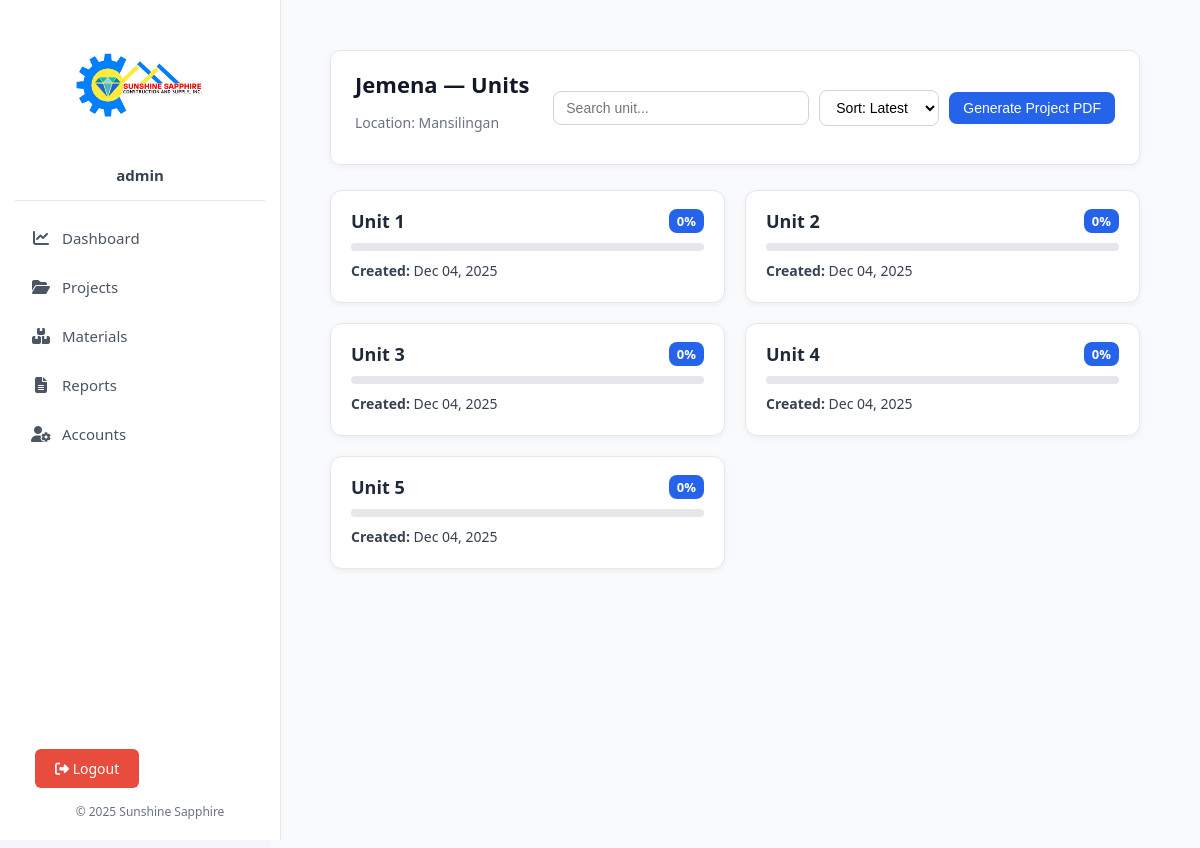
Screenshot of /reports/view_units.php?project_id=12 (signed in) with the database file from the repository.
### tables this page shows
CREATE TABLE `projects` (
  `id` int(11) NOT NULL,
  `name` varchar(255) NOT NULL,
  `location` varchar(255) DEFAULT NULL,
  `units` int(11) NOT NULL,
  `progress` int(11) DEFAULT 0,
  `status` enum('Ongoing','Completed','Pending') NOT NULL DEFAULT 'Pending',
  `is_deleted` tinyint(1) DEFAULT 0,
  `deleted_at` datetime DEFAULT NULL,
  `created_at` timestamp NOT NULL DEFAULT current_timestamp(),
  `folder_path` varchar(255) DEFAULT NULL
);

CREATE TABLE `project_units` (
  `id` int(11) NOT NULL,
  `project_id` int(11) NOT NULL,
  `name` varchar(100) NOT NULL,
  `description` text DEFAULT NULL,
  `progress` int(11) DEFAULT 0,
  `created_at` datetime DEFAULT current_timestamp()
);

### reports/view_units.php (the view, shortened to what this page needs)
<?php
require_once __DIR__ . '/../includes/header.php';
require_once __DIR__ . '/../includes/db.php';
$project_id = (int)$_GET['project_id'];
$project = $conn->query("SELECT * FROM projects WHERE id = $project_id LIMIT 1")->fetch_assoc();
$sort_option = $_GET['sort'] ?? 'latest';
switch ($sort_option) {
    default:
        $order_by = 'created_at DESC';
        break;
}
$query = "SELECT id, name, progress, created_at
          FROM project_units
          WHERE project_id = $project_id
          ORDER BY $order_by";
$result = $conn->query($query);
?>
<div class="content-wrapper">
  <div class="header-container">
    <div class="reports-header">
      <div>
        <h2><?= htmlspecialchars($project['name']) ?> — Units</h2>
        <p class="subtitle">Location: <?= htmlspecialchars($project['location']) ?></p>
      </div>
      <div class="controls">
        <input
          type="text"
          id="searchInput"
          placeholder="Search unit..."
          onkeyup="filterUnits()"
        >
        <form method="GET" id="sortForm">
          <select name="sort" onchange="document.getElementById('sortForm').submit();">
            <option value="latest" <?= $sort_option === 'latest' ? 'selected' : '' ?>>Sort: Latest</option>
          </select>
        </form>
        <button class="btn-generate" onclick="window.location.href='generate_project_pdf.php?project_id=<?= $project_id ?>'">
          Generate Project PDF
        </button>
      </div>
    </div>
  </div>
  <div class="unit-grid" id="unitGrid">
    <?php if ($result && $result->num_rows > 0): ?>
      <?php while ($unit = $result->fetch_assoc()): ?>
        <div class="unit-card"
             data-name="<?= strtolower($unit['name']) ?>"
             onclick="window.location.href='view_unit_reports.php?unit_id=<?= $unit['id'] ?>&project_id=<?= $project_id ?>'">
          <div class="unit-header">
            <h3><?= htmlspecialchars($unit['name']) ?></h3>
            <span class="progress-badge"><?= $unit['progress'] ?>%</span>
          </div>
          <div class="progress-bar">
          </div>
          <p><strong>Created:</strong> <?= date('M d, Y', strtotime($unit['created_at'])) ?></p>
        </div>
      <?php endwhile; ?>
    <?php else: ?>
      <p class="no-data">No units found for this project.</p>
    <?php endif; ?>
  </div>
</div>
<?php
require_once __DIR__ . '/../includes/footer.php';
?>

### includes/header.php (style rules this page uses)
body { margin: 0; font-family: "Segoe UI", sans-serif; background-color: #f4f6f9; color: #2c3e50; }

### reports/view_units.php (style rules this page uses)
.content-wrapper { padding: 20px; background: #f8fafc; }
.header-container { background: #ffffff; border: 1px solid #e5e7eb; border-radius: 10px; padding: 18px 24px; box-shadow: 0 2px 6px rgba(0, 0, 0, 0.05); margin-bottom: 25px; }
.reports-header { display: flex; justify-content: space-between; align-items: center; flex-wrap: wrap; gap: 12px; }
.reports-header h2 { font-size: 22px; font-weight: 700; color: #111827; margin: 0; }
.subtitle { color: #6b7280; font-size: 14px; }
.controls { display: flex; gap: 10px; align-items: center; }
.controls input { padding: 8px 12px; border: 1px solid #d1d5db; border-radius: 8px; width: 230px; font-size: 14px; transition: border-color 0.2s, box-shadow 0.2s; }
.controls select { padding: 8px 12px; border-radius: 8px; border: 1px solid #d1d5db; background-color: #fff; font-size: 14px; cursor: pointer; }
.btn-generate { background-color: #2563eb; color: #fff; border: none; padding: 8px 14px; border-radius: 8px; font-size: 14px; font-weight: 500; cursor: pointer; transition: background-color 0.2s; }
.unit-grid { display: grid; grid-template-columns: repeat(auto-fill, minmax(290px, 1fr)); gap: 20px; }
.unit-card { background: #fff; border: 1px solid #e5e7eb; border-radius: 12px; padding: 18px 20px; box-shadow: 0 2px 6px rgba(0, 0, 0, 0.05); transition: all 0.2s ease; cursor: pointer; }
.unit-header { display: flex; justify-content: space-between; align-items: center; margin-bottom: 8px; }
.unit-header h3 { font-size: 18px; color: #1f2937; margin: 0; }
.progress-badge { background-color: #2563eb; color: #fff; padding: 3px 8px; border-radius: 8px; font-size: 13px; font-weight: 600; }
.progress-bar { background-color: #e5e7eb; border-radius: 8px; overflow: hidden; height: 8px; margin: 10px 0; }
.unit-card p { font-size: 14px; color: #374151; margin: 4px 0; }

### rows the page displays
projects: name "Jemena", location "Mansilingan"
project_units: name "Unit 1", progress "0", created_at "Dec 04, 2025"
project_units: name "Unit 2", progress "0", created_at "Dec 04, 2025"
project_units: name "Unit 3", progress "0", created_at "Dec 04, 2025"
project_units: name "Unit 4", progress "0", created_at "Dec 04, 2025"
project_units: name "Unit 5", progress "0", created_at "Dec 04, 2025"

### other values shown
$_SESSION['user_role'] "admin"
